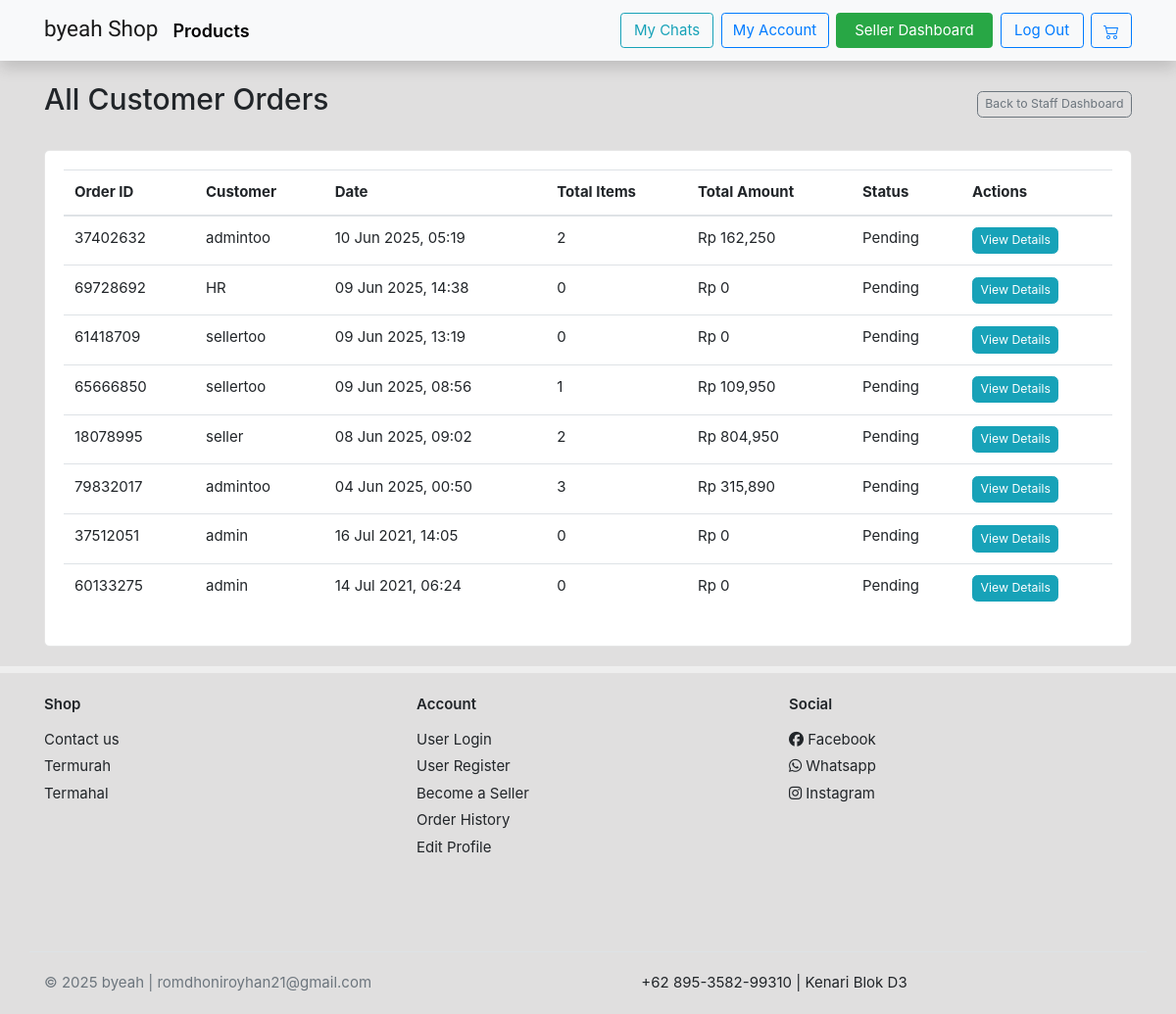
The page /customer/staff/all-orders/ (signed in) on the database as committed earlier.
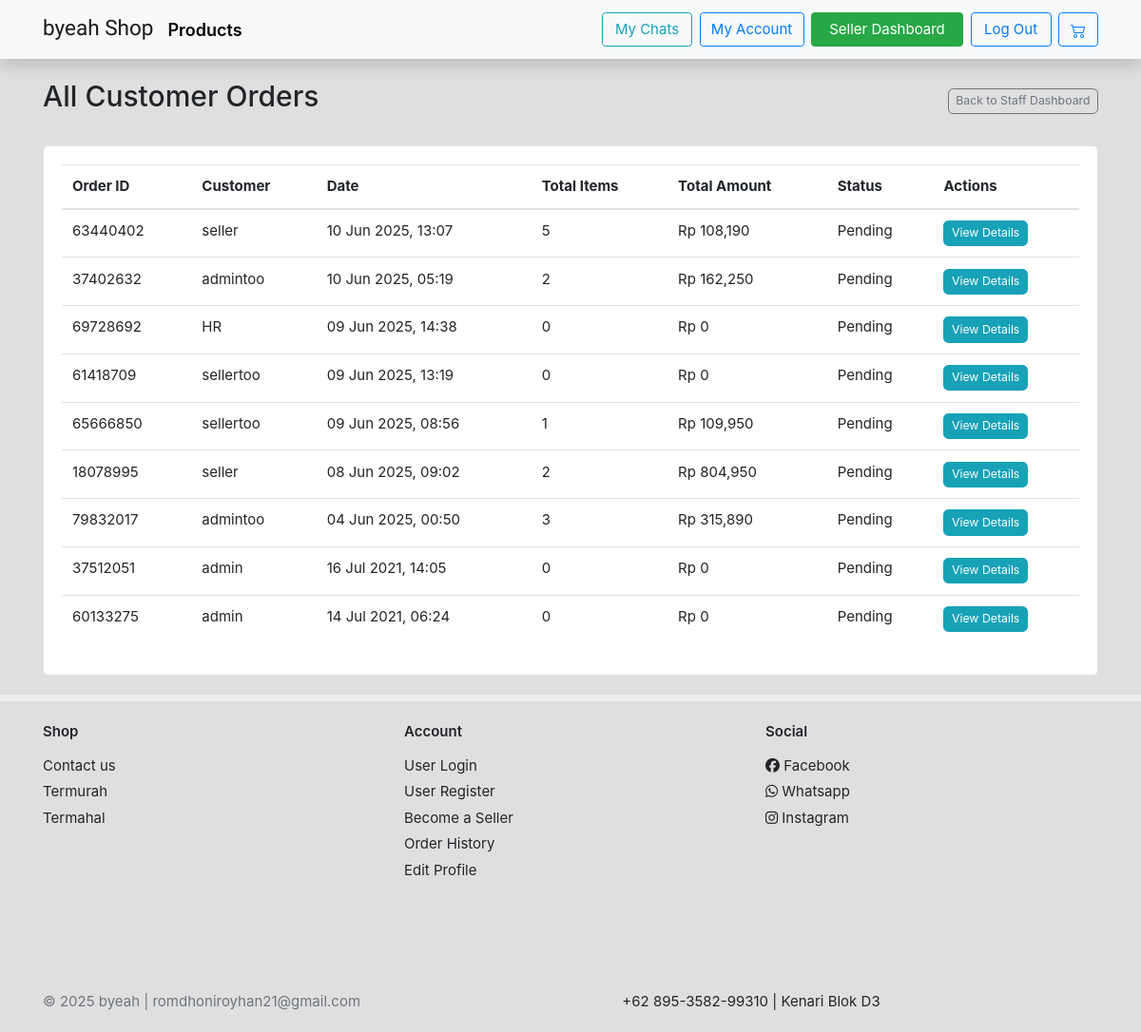
The same page on the database as committed later.
### home/models.py (models this page shows, shortened)
class Order(models.Model):
    user = models.ForeignKey(User, on_delete=models.CASCADE, null=True, blank= True)
    date_order = models.DateTimeField(auto_now_add=True)
    status = models.ForeignKey(OrderStatus, on_delete=models.PROTECT, null=True, blank=True)
    transaction_id = models.CharField(max_length=255, null=True, unique=True)
    @property
    def get_cart_totals(self):
        orderitem = self.orderitem_set.all()
        return sum([item.get_total for item in orderitem])
    @property
    def get_cart_items(self):
        orderitem = self.orderitem_set.all()
        return sum([item.quantity for item in orderitem])

class OrderItem(models.Model):
    product = models.ForeignKey(Product, null=True, on_delete=models.SET_NULL, blank=True)
    order = models.ForeignKey(Order, null=True, on_delete=models.SET_NULL, blank=True)
    quantity = models.IntegerField(default=0, null=True,blank=True)
    date_added = models.DateTimeField(auto_now_add=True)
    @property
    def get_total(self):
        print(self.quantity)
        return self.product.price * self.quantity

class Product(models.Model):
    category        = models.ForeignKey(Category,related_name='product', on_delete=models.CASCADE)
    seller          = models.ForeignKey(User, related_name='products', on_delete=models.CASCADE, null=True, blank=True)
    name            = models.CharField(max_length=255,unique=True)
    old_price       = models.DecimalField(blank=True,null=True,max_digits=12,decimal_places=2)
    price           = models.DecimalField(max_digits=12,decimal_places=2)
    main_image      = models.ImageField(upload_to='images/', blank=True, null=True)
    description     = models.TextField()
    upload_time     = models.DateField(auto_now_add=True)
    stock           = models.IntegerField(default=1)
    slug            = models.SlugField(blank=True)

### customers/views.py (the view)
# urls.py: path('staff/all-orders/', staff_all_orders_view, name='staff_all_orders'),
@login_required
@staff_member_required
def staff_all_orders_view(request):
    from home.models import Order # Local import
    order_list = Order.objects.all().order_by('-date_order')
    paginator = Paginator(order_list, 15) # Show 15 orders per page
    page_number = request.GET.get('page')
    try:
        orders = paginator.page(page_number)
    except PageNotAnInteger:
        orders = paginator.page(1)
    except EmptyPage:
        orders = paginator.page(paginator.num_pages)
    context = {
        'orders': orders,
    }
    return render(request, 'staff/all_orders.html', context)

### customers/views.py (called while the page is built)
def staff_member_required(function):
    @wraps(function)
    def wrap(request, *args, **kwargs):
        if not request.user.is_authenticated:
            messages.error(request, "Please log in to access this page.")
            return redirect('customers:customer_login') # Use your named URL for login
        if request.user.is_staff: # Check the Django is_staff flag
            return function(request, *args, **kwargs)
        else:
            messages.error(request, "You do not have permission to access this page.")
            return redirect('homey:index') # Redirect non-staff to homepage
    return wrap

### templates/staff/all_orders.html (shortened to what this page needs)
{% extends 'base.html' %}
{% load static %}
{% load humanize %}
{% block content %}
<section class="under-nav">
    <div class="container mt-4">
        <header class="mb-4 d-flex justify-content-between align-items-center">
            <h2 class="card-title">All Customer Orders</h2>
            <a href="{% url 'staff_dashboard' %}" class="btn btn-outline-secondary btn-sm">Back to Staff Dashboard</a>
        </header>
        {% if orders %}
            <div class="card">
                <div class="card-body">
                    <div class="table-responsive">
                        <table class="table table-hover">
                            <thead>
                                <tr>
                                    <th scope="col">Order ID</th>
                                    <th scope="col">Customer</th>
                                    <th scope="col">Date</th>
                                    <th scope="col">Total Items</th>
                                    <th scope="col">Total Amount</th>
                                    <th scope="col">Status</th>
                                    <th scope="col">Actions</th>
                                </tr>
                            </thead>
                            <tbody>
                                {% for order in orders %}
                                <tr>
                                    <td>{{ order.transaction_id }}</td>
                                    <td>{{ order.user.username|default:"Guest" }}</td>
                                    <td>{{ order.date_order|date:"d M Y, H:i" }}</td>
                                    <td>{{ order.get_cart_items }}</td>
                                    <td>Rp {{ order.get_cart_totals|floatformat:0|intcomma }}</td>
                                    <td>{% if order.complete %}Completed{% else %}Pending{% endif %}</td>
                                    <td><a href="{% url 'staff_order_detail' order.transaction_id %}" class="btn btn-sm btn-info">View Details</a></td>
                                </tr>
                                {% endfor %}
                            </tbody>
                        </table>
                    </div>
                </div>
            </div>
        {% else %}
            <div class="alert alert-info" role="alert">
                No orders found.
            </div>
        {% endif %}
    </div>
</section>
{% endblock content %}

Rows that differ between the two databases and show on the page:
added Order: transaction_id "63440402", user.username "seller", date_order "10 Jun 2025, 13:07", get_cart_items "5", get_cart_totals "108,190"
